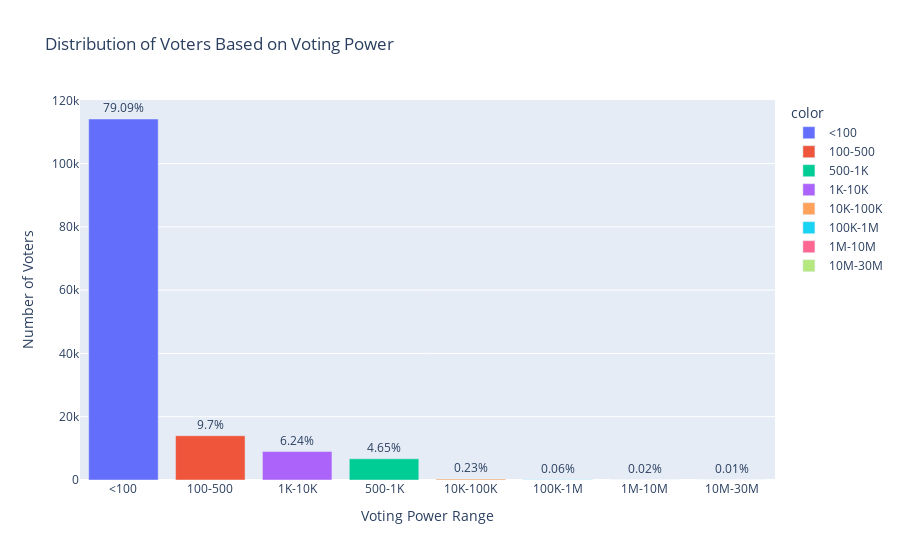

This figure's notebook cell:
### Markdown cell above
### Bar Chart

### Code cell
# Define ranges for voting power bins
bins = [0, 100, 500, 1000, 10000, 100000, 1000000, 10000000, 30000000]  # Define bins up to the maximum count of average voting power

# Bin voters based on average voting power
result_df['voting_power_bin'] = pd.cut(result_df['average_voting_power'], bins=bins, 
                                       labels=['<100', '100-500', '500-1K', '1K-10K', '10K-100K', '100K-1M', '1M-10M', '10M-30M'])

# Count the number of voters in each bin
bin_counts = result_df['voting_power_bin'].value_counts().sort_index()

# Calculate percentages
percentages = (bin_counts / bin_counts.sum()) * 100

# Plot an interactive bar chart to visualize the distribution of voters across bins
fig = px.bar(x=bin_counts.index, y=bin_counts.values, color=bin_counts.index, labels={'x': 'Voting Power Range', 'y': 'Number of Voters'}, 
             title='Distribution of Voters Based on Voting Power', text=percentages.round(2).astype(str) + '%')

fig.update_traces(textposition='outside')

fig.update_layout(xaxis={'categoryorder':'total descending'}, 
                  yaxis_title='Number of Voters',
                  xaxis_title='Voting Power Range',
                  yaxis=dict(showgrid=True))

fig.show()
fig.write_html(r'Graphs\voting-power-ranges-bar.html')

### Figure 1 — Plotly figure (JSON) as saved in the notebook; plotly's stock layout.template omitted (floating-point values rounded to 4 significant figures)
{"data": [{"alignmentgroup": "True", "hovertemplate": "color=<100<br>Voting Power Range=%{x}<br>Number of Voters=%{y}<br>text=%{text}<extra></extra>", "legendgroup": "<100", "marker": {"color": "#636efa", "pattern": {"shape": ""}}, "name": "<100", "offsetgroup": "<100", "orientation": "v", "showlegend": true, "text": ["79.09%"], "textposition": "outside", "type": "bar", "x": ["<100"], "xaxis": "x", "y": [114104], "yaxis": "y"}, {"alignmentgroup": "True", "hovertemplate": "color=100-500<br>Voting Power Range=%{x}<br>Number of Voters=%{y}<br>text=%{text}<extra></extra>", "legendgroup": "100-500", "marker": {"color": "#EF553B", "pattern": {"shape": ""}}, "name": "100-500", "offsetgroup": "100-500", "orientation": "v", "showlegend": true, "text": ["9.7%"], "textposition": "outside", "type": "bar", "x": ["100-500"], "xaxis": "x", "y": [13995], "yaxis": "y"}, {"alignmentgroup": "True", "hovertemplate": "color=500-1K<br>Voting Power Range=%{x}<br>Number of Voters=%{y}<br>text=%{text}<extra></extra>", "legendgroup": "500-1K", "marker": {"color": "#00cc96", "pattern": {"shape": ""}}, "name": "500-1K", "offsetgroup": "500-1K", "orientation": "v", "showlegend": true, "text": ["4.65%"], "textposition": "outside", "type": "bar", "x": ["500-1K"], "xaxis": "x", "y": [6703], "yaxis": "y"}, {"alignmentgroup": "True", "hovertemplate": "color=1K-10K<br>Voting Power Range=%{x}<br>Number of Voters=%{y}<br>text=%{text}<extra></extra>", "legendgroup": "1K-10K", "marker": {"color": "#ab63fa", "pattern": {"shape": ""}}, "name": "1K-10K", "offsetgroup": "1K-10K", "orientation": "v", "showlegend": true, "text": ["6.24%"], "textposition": "outside", "type": "bar", "x": ["1K-10K"], "xaxis": "x", "y": [9002], "yaxis": "y"}, {"alignmentgroup": "True", "hovertemplate": "color=10K-100K<br>Voting Power Range=%{x}<br>Number of Voters=%{y}<br>text=%{text}<extra></extra>", "legendgroup": "10K-100K", "marker": {"color": "#FFA15A", "pattern": {"shape": ""}}, "name": "10K-100K", "offsetgroup": "10K-100K", "orientation": "v", "showlegend": true, "text": ["0.23%"], "textposition": "outside", "type": "bar", "x": ["10K-100K"], "xaxis": "x", "y": [336], "yaxis": "y"}, {"alignmentgroup": "True", "hovertemplate": "color=100K-1M<br>Voting Power Range=%{x}<br>Number of Voters=%{y}<br>text=%{text}<extra></extra>", "legendgroup": "100K-1M", "marker": {"color": "#19d3f3", "pattern": {"shape": ""}}, "name": "100K-1M", "offsetgroup": "100K-1M", "orientation": "v", "showlegend": true, "text": ["0.06%"], "textposition": "outside", "type": "bar", "x": ["100K-1M"], "xaxis": "x", "y": [84], "yaxis": "y"}, {"alignmentgroup": "True", "hovertemplate": "color=1M-10M<br>Voting Power Range=%{x}<br>Number of Voters=%{y}<br>text=%{text}<extra></extra>", "legendgroup": "1M-10M", "marker": {"color": "#FF6692", "pattern": {"shape": ""}}, "name": "1M-10M", "offsetgroup": "1M-10M", "orientation": "v", "showlegend": true, "text": ["0.02%"], "textposition": "outside", "type": "bar", "x": ["1M-10M"], "xaxis": "x", "y": [34], "yaxis": "y"}, {"alignmentgroup": "True", "hovertemplate": "color=10M-30M<br>Voting Power Range=%{x}<br>Number of Voters=%{y}<br>text=%{text}<extra></extra>", "legendgroup": "10M-30M", "marker": {"color": "#B6E880", "pattern": {"shape": ""}}, "name": "10M-30M", "offsetgroup": "10M-30M", "orientation": "v", "showlegend": true, "text": ["0.01%"], "textposition": "outside", "type": "bar", "x": ["10M-30M"], "xaxis": "x", "y": [8], "yaxis": "y"}], "layout": {"barmode": "relative", "legend": {"title": {"text": "color"}, "tracegroupgap": 0}, "title": {"text": "Distribution of Voters Based on Voting Power"}, "xaxis": {"anchor": "y", "categoryorder": "total descending", "domain": [0, 1], "title": {"text": "Voting Power Range"}}, "yaxis": {"anchor": "x", "domain": [0, 1], "showgrid": true, "title": {"text": "Number of Voters"}}}}
